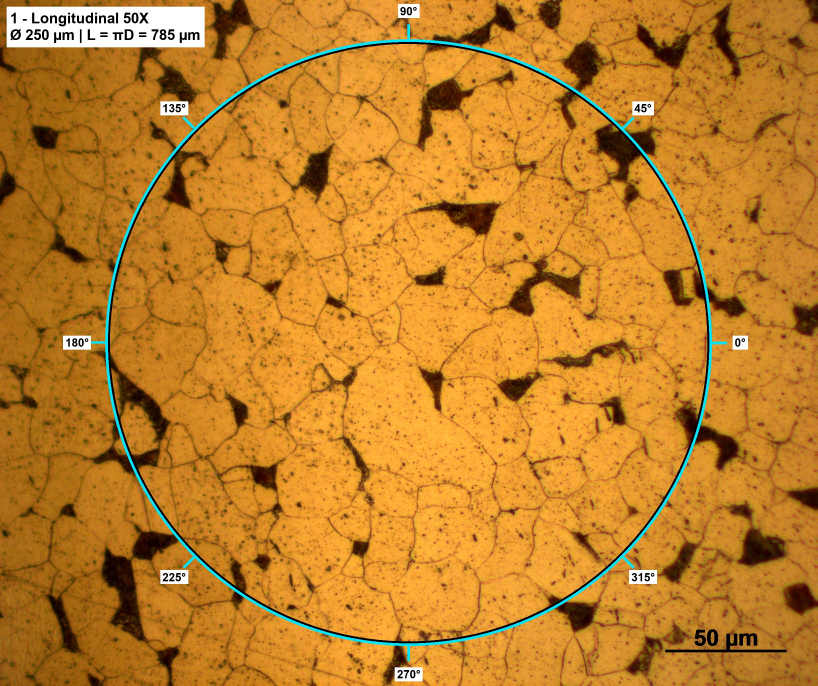
#> input picture 2026.3/Materiais e suas Propriedades/Laboratório 02/Dados/Imagens processadas/R1 Círculo.jpg, 2452 x 2056 px, given in place of 1 - Longitudinal 50X.jpg, which was not available (shown at 1/3 size)
$ jupyter execute --allow-errors 'Laboratório 02.ipynb'   (shell and % lines are left out)   (text cells are left out)
#> lines starting #> are read from the running program, lines starting #| are printed output that depends on the picture; after the words box and inside, x2 and y2 are one past the last pixel; in counts of white or black regions, pixels touching at a corner belong together; pictures that were not available may be replaced by others from this repository, and a replacement may not be noted
#> further down, rgb is the input picture: shape (2056, 2452, 3); mean R, G, B 192.6, 128.6, 41.2
[cell 1]
# ---------------------------------------------------------------
# Bibliotecas utilizadas
# ---------------------------------------------------------------
import os                         # montagem dos caminhos e verificação dos arquivos
import numpy as np                # cálculos numéricos (log, π, média, desvio padrão...)
import pandas as pd               # montagem das tabelas de resultados
import matplotlib.pyplot as plt   # gráficos
from PIL import Image, ImageDraw, ImageFont     # leitura das fotos e desenho do círculo
from scipy.ndimage import map_coordinates       # interpolação para "desenrolar" o círculo
from scipy import stats           # valor t de Student para o intervalo de confiança
from IPython.display import display, Markdown   # mostra os cálculos formatados em LaTeX

from IPython.display import Image as IPImage
import io

# [15 lines left out: functions mostra_jpeg, mosaico, not called in this run]

# Faz os gráficos aparecerem dentro do próprio notebook, logo abaixo da célula

[cell 2]
# Conferência numérica das constantes da equação (3)
coef = 2 / np.log10(2)            # coeficiente angular: 2/log(2)
const = 10 - 4 / np.log10(2)      # termo independente: 10 - 4/log(2)
print(f"2/log 2      = {coef:.4f}   (roteiro: 6,644)")
print(f"10 - 4/log 2 = {const:.4f}  (roteiro: -3,288)")

[cell 3]
# Pasta e nomes das 5 fotos (ajuste para o seu computador)
PASTA_FOTOS = r"C:\Users\bruno\OneDrive\Visual Studio Code\2026.3\Materiais e suas Propriedades\Laboratório 02"
FOTOS = ["1 - Longitudinal 50X.jpg", "2 - Transversal 50X.jpg", "3 - Longitudinal 100X.jpg", "4 - Transversal 100X.jpg", "5 - Longitudinal 20X.jpg"]

BARRA_UM = 50                 # valor escrito na barra de escala de todas as fotos (µm)
BARRA_PX_MANUAL = {}          # Ex.: {2: 731} para forçar o comprimento da barra da região 2 (pixels)
AUMENTO_NOMINAL = [500, 500, 1000, 1000, 200]   # aumento total (objetiva × ocular 10×)

regioes = [os.path.splitext(f)[0] for f in FOTOS]   # Ex.: "1 - Longitudinal 50X"

[cell 4]
# [8 lines left out: function fonte, not called in this run]


def mede_barra(rgb):
    """
    Mede o comprimento (em pixels) da barra de escala: procura, no quadrante inferior
    direito, a linha com o maior trecho contínuo de pixels pretos.
    Retorna (comprimento, linha, x_inicial, x_final).
    """
    h, w, _ = rgb.shape
#> h = 2056; w = 2452
    escuro = rgb.astype(int).sum(axis=2) < 150          # pixel quase preto (R+G+B < 150)
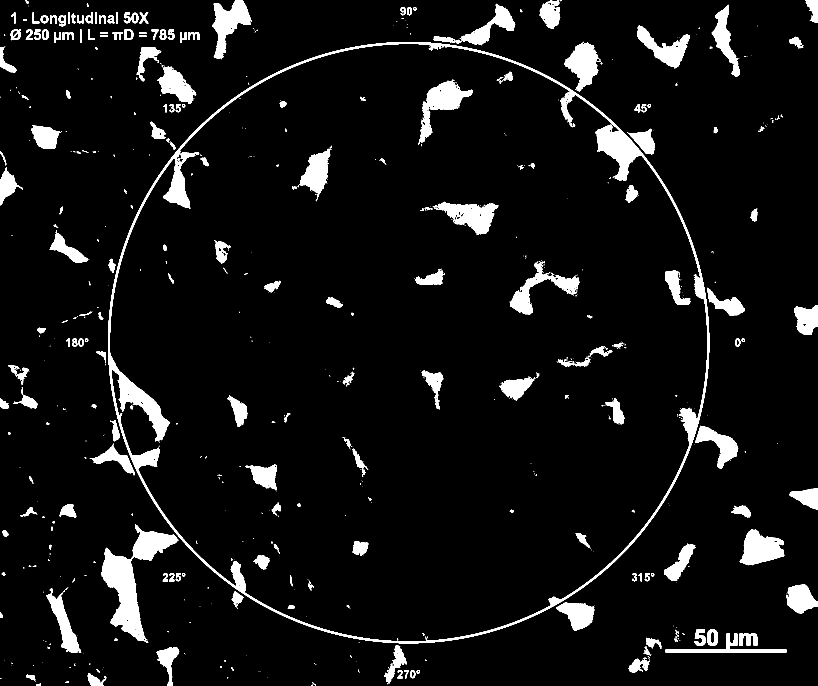
#> escuro: shape (2056, 2452) bool (shown at 1/3 size); 6.6% white; 804 white regions (559 under 20 px), largest, box (x1, y1, x2, y2) and area: (324, 126, 2128, 1930) 72499, (305, 1573, 535, 1929) 25345, (1255, 239, 1419, 434) 9827
    melhor = (0, 0, 0, 0)
    for lin in range(int(0.6 * h), h):                  # só os 40 % de baixo da imagem
        trecho = escuro[lin, w // 2:].astype(int)       # só a metade direita
        borda = np.diff(np.r_[0, trecho, 0])            # +1 onde começa um trecho, -1 onde termina
        ini, fim = np.where(borda == 1)[0], np.where(borda == -1)[0]
        if len(ini):
            k = np.argmax(fim - ini)                    # trecho mais longo desta linha
            if fim[k] - ini[k] > melhor[0]:
                melhor = (fim[k] - ini[k], lin, ini[k] + w // 2, fim[k] + w // 2)
#> this loop made 823 passes
#> (ini, fim, k, melhor) on passes 1, 5, 6, 7, 8, 9, 10, 12: ([615, 638, 817, 872], [637, 640, 849, 878], 2, (32, 1233, 2043, 2075)), ([615, 817, 854, 871], [642, 853, 857, 877], 1, (36, 1237, 2043, 2079)), ([615, 817, 871], [643, 857, 877], 1, (40, 1238, 2043, 2083)), ([615, 817, 871], [642, 858, 877], 1, (41, 1239, 2043, 2084)), ([615, 817, 870], [641, 859, 877], 1, (42, 1240, 2043, 2085)), ([615, 816, 870], [643, 860, 876], 1, (44, 1241, 2042, 2086)), ([615, 815, 870], [643, 861, 876], 1, (46, 1242, 2041, 2087)), ([615, 805, 811, 869], [643, 808, 861, 876], 2, (50, 1244, 2037, 2087))
#> (ini, fim, k) on passes 2, 3, 4, 11, 13, 14: ([615, 815, 817, 872], [640, 816, 848, 878], 2), ([615, 815, 818, 872], [641, 817, 848, 878], 2), ([615, 815, 818, 851, 871], [641, 816, 850, 853, 878], 2), ([615, 805, 814, 859, 870], [643, 806, 858, 861, 876], 2), ([599, 614, 806, 812, 817, 869], [600, 643, 809, 815, 862, 875], 4), ([614, 812, 816, 869, 895], [645, 815, 862, 875, 896], 2)
#> after the loop, melhor = (364, 1949, 1996, 2360)
#> `barra_px, lin, x0, x1 = mede_barra(rgb)`: barra_px = 364; lin = 1949; x0 = 1996; x1 = 2360
#> `um_px = BARRA_UM / barra_px`: um_px = 0.137
#> pass 2 of the loop `for i, arq in enumerate(FOTOS, start=1):`:
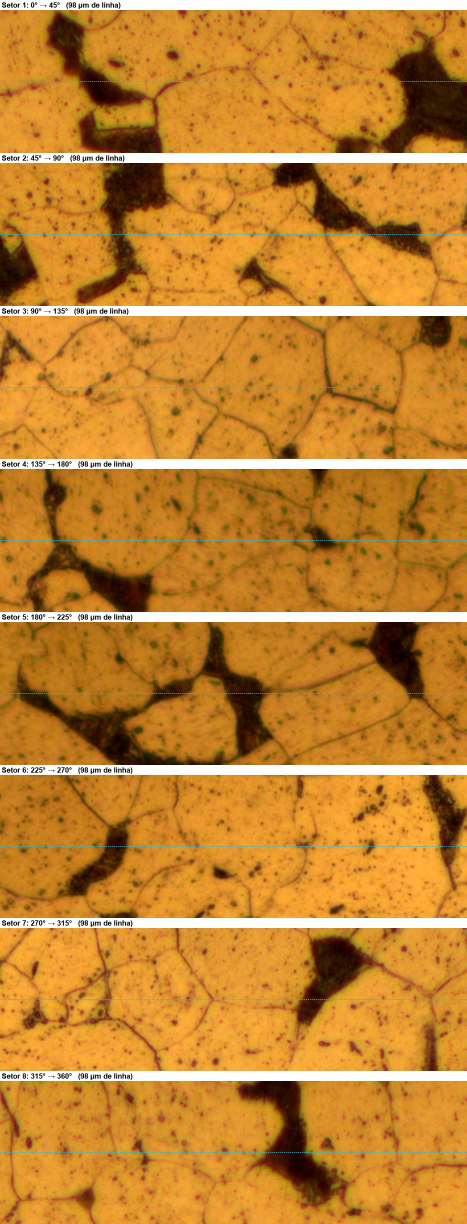
#> input picture 2026.3/Materiais e suas Propriedades/Laboratório 02/Dados/Imagens processadas/R1 Faixas.jpg, 1400 x 3672 px, given in place of 2 - Transversal 50X.jpg, which was not available (shown at 1/3 size)
#> rgb is the input picture: shape (3672, 1400, 3); mean R, G, B 194.8, 132.2, 49.1
#> in mede_barra (call 2), `escuro = rgb.astype(int).sum(axis=2) < 150`:
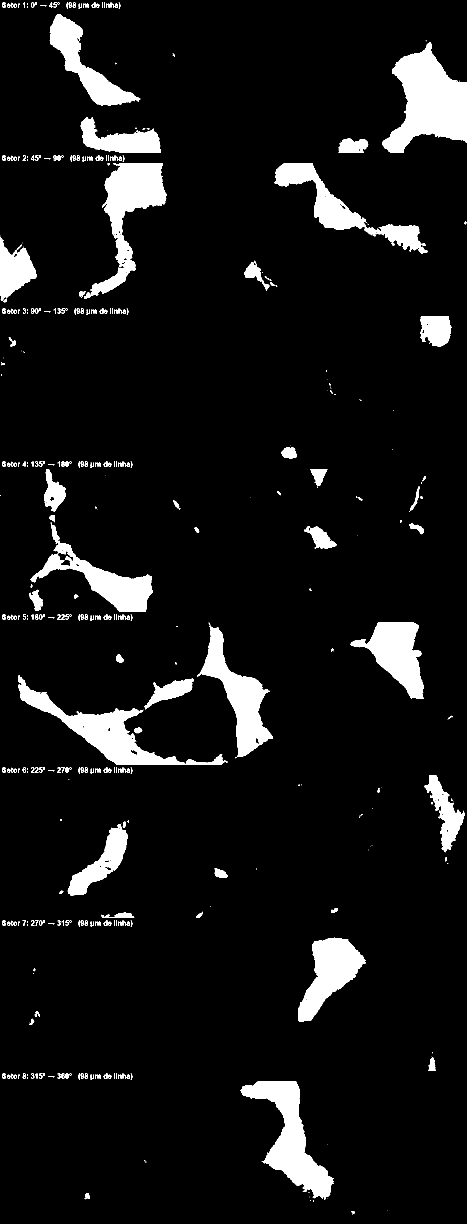
#> escuro: shape (3672, 1400) bool (shown at 1/3 size); 7.6% white; 431 white regions (142 under 20 px), largest, box (x1, y1, x2, y2) and area: (1146, 127, 1400, 459) 46388, (723, 3243, 1001, 3600) 34675, (54, 2025, 682, 2295) 33221
#> the loop in mede_barra (call 2), `for lin in range(int(0.6 * h), h):` made 1469 passes
#> (ini, fim, k, melhor) on passes 1, 2, 5, 7, 8: ([9], [113], 0, (104, 2203, 709, 813)), ([9], [114], 0, (105, 2204, 709, 814)), ([10], [116], 0, (106, 2207, 710, 816)), ([10], [117], 0, (107, 2209, 710, 817)), ([10], [118], 0, (108, 2210, 710, 818))
#> after the loop in mede_barra (call 2), `for lin in range(int(0.6 * h), h):`: melhor = (176, 3271, 723, 899)
#> barra_px = 176; lin = 3271; x0 = 723; x1 = 899
#> um_px = 0.284
    return melhor


fotos, calib = [], []
#> (the rest of this cell did not finish here and is left out)

[cell 5]
# Mostra as 5 micrografias lado a lado, com o nome, o aumento e o campo de visão real
quadros = []
#> (the rest of this cell did not finish here and is left out)

[cell 6]
DIAMETROS_UM = [500, 400, 300, 250, 200, 150, 125, 100, 75, 50]   # opções "redondas" (µm)

# [33 lines left out: functions escolhe_diametro, desenha_circulo, not called in this run]


D_REAL_UM, com_circulo = [], []
#> (the rest of this cell did not finish here and is left out)

[cell 7]
# [32 lines left out: function desenrola_circulo, not called in this run]


#> (the rest of this cell did not finish here and is left out)

[cell 8]
# Exemplo: tiras da Região 1 (troque o número para ver as outras)
REGIAO_VER = 1
#> (the rest of this cell did not finish here and is left out)

[cell 9]
# Cruzamentos por setor (0-45°, 45-90°, ..., 315-360°) em cada região
CONTAGEM_SETORES = {
    1: [7, 8, 6, 9, 8, 7, 9, 5],
    2: [6, 4, 4, 7, 5, 7, 8, 4],
    3: [1, 2, 8, 5, 5, 2, 2, 4],
    4: [4, 2, 3, 1, 4, 4, 1, 4],
    5: [10, 10, 11, 8, 9, 14, 12, 7],
}

class ContagemPendente(Exception):
    """Interrompe a execução sem mostrar o traceback quando faltam contagens."""
    def _render_traceback_(self):
        return ["⏳ Contagem pendente: preencha CONTAGEM_SETORES e rode o notebook de novo."]


faltando = [r for r, v in CONTAGEM_SETORES.items() if any(x is None for x in v)]
if faltando:
    raise ContagemPendente(f"Faltam contagens nas regiões {faltando}")

tabela_setores = pd.DataFrame(CONTAGEM_SETORES, index=[f"{45*k}°–{45*(k+1)}°" for k in range(8)]).T
tabela_setores.index = regioes
tabela_setores["N (total)"] = tabela_setores.sum(axis=1)
N = tabela_setores["N (total)"].to_numpy(dtype=float)
tabela_setores
#> Out = table of 5 rows and 9 columns
